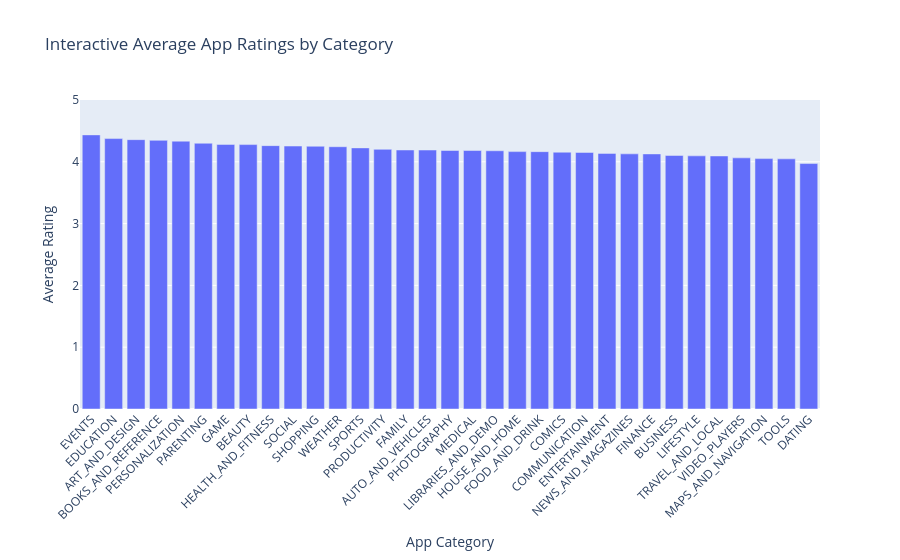

The notebook cell saved with this chart:
### Markdown cell above
### 16.Interactive Visualization Using Plotly

Plotly is a Python visualization library that creates interactive charts. Unlike static charts, Plotly visualizations allow users to hover over data points, zoom in, and explore values.

In this section, an interactive bar chart is created to compare average app ratings across Google Play Store categories.

### Code cell
import plotly.express as px

avg_rating = (
    apps_clean.groupby("Category", as_index=False)["Rating"]
    .mean()
    .dropna()
    .sort_values("Rating", ascending=False)
)

fig = px.bar(
    avg_rating,
    x="Category",
    y="Rating",
    title="Interactive Average App Ratings by Category",
    labels={
        "Category": "App Category",
        "Rating": "Average Rating"
    },
    hover_data={"Rating": ":.2f"}
)

fig.update_layout(
    xaxis_tickangle=-45,
    yaxis_range=[0, 5]
)

fig.show()

### Figure 1 — Plotly figure (JSON) as saved in the notebook; plotly's stock layout.template omitted (floating-point values rounded to 4 significant figures)
{"data": [{"hovertemplate": "App Category=%{x}<br>Average Rating=%{y:.2f}<extra></extra>", "legendgroup": "", "marker": {"color": "#636efa", "pattern": {"shape": ""}}, "name": "", "orientation": "v", "showlegend": false, "textposition": "auto", "type": "bar", "x": ["EVENTS", "EDUCATION", "ART_AND_DESIGN", "BOOKS_AND_REFERENCE", "PERSONALIZATION", "PARENTING", "GAME", "BEAUTY", "HEALTH_AND_FITNESS", "SOCIAL", "SHOPPING", "WEATHER", "SPORTS", "PRODUCTIVITY", "FAMILY", "AUTO_AND_VEHICLES", "PHOTOGRAPHY", "MEDICAL", "LIBRARIES_AND_DEMO", "HOUSE_AND_HOME", "FOOD_AND_DRINK", "COMICS", "COMMUNICATION", "ENTERTAINMENT", "NEWS_AND_MAGAZINES", "FINANCE", "BUSINESS", "LIFESTYLE", "TRAVEL_AND_LOCAL", "VIDEO_PLAYERS", "MAPS_AND_NAVIGATION", "TOOLS", "DATING"], "xaxis": "x", "y": [4.436, 4.376, 4.358, 4.347, 4.334, 4.3, 4.281, 4.279, 4.261, 4.255, 4.251, 4.244, 4.225, 4.202, 4.191, 4.19, 4.183, 4.182, 4.178, 4.165, 4.164, 4.155, 4.151, 4.136, 4.129, 4.127, 4.103, 4.096, 4.094, 4.064, 4.052, 4.047, 3.972], "yaxis": "y"}], "layout": {"barmode": "relative", "legend": {"tracegroupgap": 0}, "title": {"text": "Interactive Average App Ratings by Category"}, "xaxis": {"anchor": "y", "domain": [0, 1], "tickangle": -45, "title": {"text": "App Category"}}, "yaxis": {"anchor": "x", "domain": [0, 1], "range": [0, 5], "title": {"text": "Average Rating"}}}}
